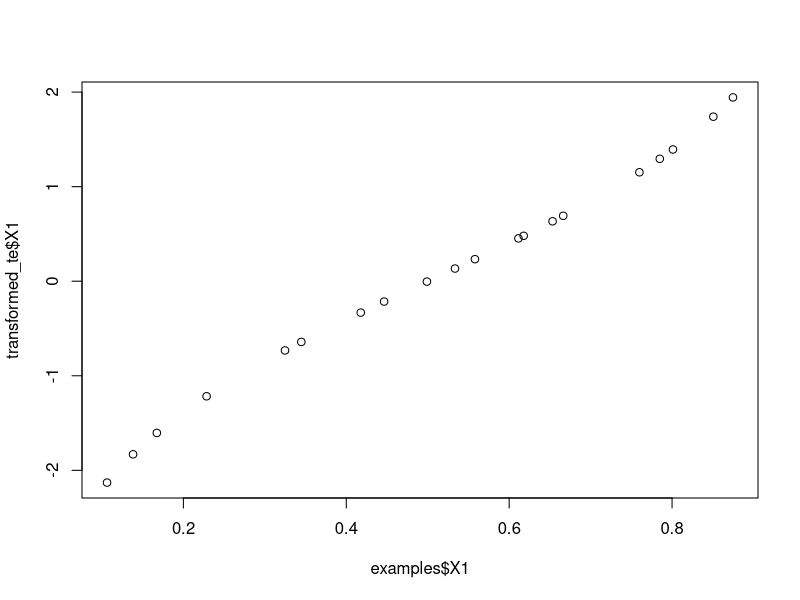

This chart was generated by the following R code:
## ---- chunk 1
library(tidyverse)
library(recipes)
## ---- chunk 2
library(rsample)
set.seed(123)
iris_split = initial_split(iris, strata = Species)
iris_train = training(iris_split)
iris_test = testing(iris_split)
iris_train
## ---- chunk 3
iris_recipe <- recipe(Species ~ ., data = iris_train)
summary(iris_recipe)
## ---- chunk 4
iris_recipe <- recipe(Species ~ ., data = iris_train) %>%
  step_normalize(all_numeric())

iris_recipe
## ---- chunk 5
iris_rec_prep <- iris_recipe %>% 
  prep(training = iris_train)
## ---- chunk 6
iris_rec_prep %>%
  bake(new_data = iris_test)
## ---- chunk 7
iris
## ---- chunk 8
iris_recipe <- recipe(Species ~ ., data = iris)
summary(iris_recipe)
## ---- chunk 9
recipe(~Species, data = iris) %>% summary()
## ---- chunk 10
recipe(Sepal.Length + Sepal.Width ~ ., data = iris) %>% summary()
## ---- chunk 11
recipe(~ ., data = iris) %>% summary()
## ---- chunk 12
recipe(iris) %>% summary()
## ---- chunk 13
iris_recipe <- recipe(Species ~ ., data = iris)
summary(iris_recipe)
## ---- chunk 14
iris_recipe %>%
  update_role(Species, new_role = "predictor") %>%
  summary()
## ---- chunk 15
iris_recipe %>%
  update_role(everything(), new_role = "characteristic") %>%
  summary()
## ---- chunk 16
recipe( ~ ., data = iris) %>% 
  step_dummy(Species) %>% 
  prep(training = iris) %>% 
  summary()
## ---- chunk 17
recipe( ~ ., data = iris) %>% 
  step_dummy(Species, role = "trousers") %>% 
  prep() %>% 
  summary()
## ---- chunk 18
recipe(Species ~ ., data = iris) %>%
  step_dummy(Species) %>%
  prep() %>%
  juice()
## ---- chunk 19
recipe(Species ~ ., data = iris) %>%
  step_normalize(starts_with("Sepal")) %>%
  prep() %>%
  juice()
## ---- chunk 20
recipe(Species ~ ., data = iris) %>%
  step_normalize(all_numeric()) %>%
  prep() %>%
  juice()
## ---- chunk 21
recipe(Species ~ ., data = iris) %>%
  step_dummy(all_nominal()) %>%
  prep() %>%
  juice()
## ---- chunk 22
recipe(Species ~ ., data = iris) %>%
  step_normalize(all_predictors()) %>%
  prep() %>%
  juice()
## ---- chunk 23
recipe(Species ~ ., data = iris) %>%
  step_dummy(all_outcomes()) %>%
  prep() %>%
  juice()
## ---- chunk 24
recipe(Species ~ ., 
       data = iris %>% mutate(money = rnorm(n = 150, mean = 100000, sd = 1000))) %>%
  update_role(money, new_role = "whatever") %>%
  step_log(has_role("whatever")) %>%
  prep() %>%
  juice()
## ---- chunk 25
recipe(money ~ ., data = iris %>% mutate(money = rnorm(150, 100000, 1000))) %>%
  step_normalize(all_numeric(), -all_outcomes()) %>%
  prep() %>%
  juice()
## ---- chunk 26
df_train = data.frame(
  cat1 = c("A","A","B",NA, "C"),
  cont1 = 1:5
)
my_unknown = recipe(~., data = df_train) %>%
  step_unknown(cat1) %>%
  prep(training = df_train)

bake(my_unknown, df_train)
## ---- chunk 27
my_unknown2 = recipe(~., data = df_train) %>%
  step_unknown(cat1, new_level = "missing_catcat") %>%
  prep(training = df_train)

bake(my_unknown2, df_train)
## ---- chunk 28
iris2 <- iris %>% mutate(Species_old = Species)
iris_dummy = recipe( ~ ., data = iris2) %>% 
  step_dummy(Species) %>% 
  prep(training = iris2)
summary(iris_dummy)
## ---- chunk 29
iris_dummy %>%
  bake(new_data = iris2) %>%
  select(Species_old, starts_with("Species")) %>%
  distinct()
## ---- chunk 30
iris2 <- iris %>% mutate(Species_old = Species)
iris_onehot = recipe( ~ ., data = iris2) %>% 
  step_dummy(Species, one_hot = TRUE) %>% 
  prep(training = iris2)
iris_onehot %>%
  bake(new_data = iris2) %>%
  select(Species_old, starts_with("Species")) %>%
  distinct()
## ---- chunk 31
df_train = data.frame(
  cat1 = c(rep("A",50), rep("B",40), rep("C", 5), rep("D", 5)),
  cont1 = rnorm(100)
)

df_train %>%
  count(cat1) %>%
  mutate(p = prop.table(n))
## ---- chunk 32
my_other = recipe(~., data = df_train) %>%
  step_other(cat1, threshold = 0.1) %>%
  prep(train = df_train)

my_other %>%
  bake(new_data = df_train) %>%
  count(cat1)
## ---- chunk 33
df_test = data.frame(
  cat1 = c(rep("A",2), rep("B",2), rep("C", 2), rep("D", 2), rep("E",2)),
  cont1 = rnorm(10)
)
df_test %>%
  count(cat1) %>%
  mutate(p = prop.table(n))
## ---- chunk 34
my_other %>%
  bake(new_data = df_test) %>%
  count(cat1)
## ---- chunk 35
iris %>%
  select(-Species) %>%
  cor()
## ---- chunk 36
iris_cor = recipe(~ ., data = iris) %>%
  step_corr(all_numeric_predictors(), threshold = 0.85) %>%
  prep(training = iris)

summary(iris_cor)
## ---- chunk 37
iris_int <- 
  recipe( ~ ., data = iris) %>% 
  step_dummy(Species) %>% # 先轉 dummy
  step_interact( ~ starts_with("Species"):Sepal.Length) %>%
  prep(training = iris)
summary(iris_int)
## ---- chunk 38
iris_int_all <- 
  recipe( ~ ., data = iris) %>% 
  step_dummy(all_nominal()) %>% # 先轉 dummy
  step_interact(~all_predictors():all_predictors()) %>%
  prep(training = iris)
summary(iris_int_all)
## ---- chunk 39
model.matrix(~ Species*Sepal.Length, data = iris) %>% 
  as.data.frame() %>% 
  # show a few specific rows
  slice(c(1, 51, 101)) %>% 
  as.data.frame()
## ---- chunk 40
rec <-
  recipe( ~ ., data = iris) %>%
  step_mutate(
    dbl_width = Sepal.Width * 2,
    half_length = Sepal.Length / 2
  )

prepped <- prep(rec, training = iris %>% slice(1:75))
summary(prepped)
## ---- chunk 41
set.seed(313)
examples <- data.frame(
  matrix(runif(40), ncol = 2)
)

logit_trans <- recipe(~ X1 + X2, data = examples) %>%
  step_logit(all_predictors()) %>%
  prep(training = examples)

transformed_te <- bake(logit_trans, examples)
plot(examples$X1, transformed_te$X1)
